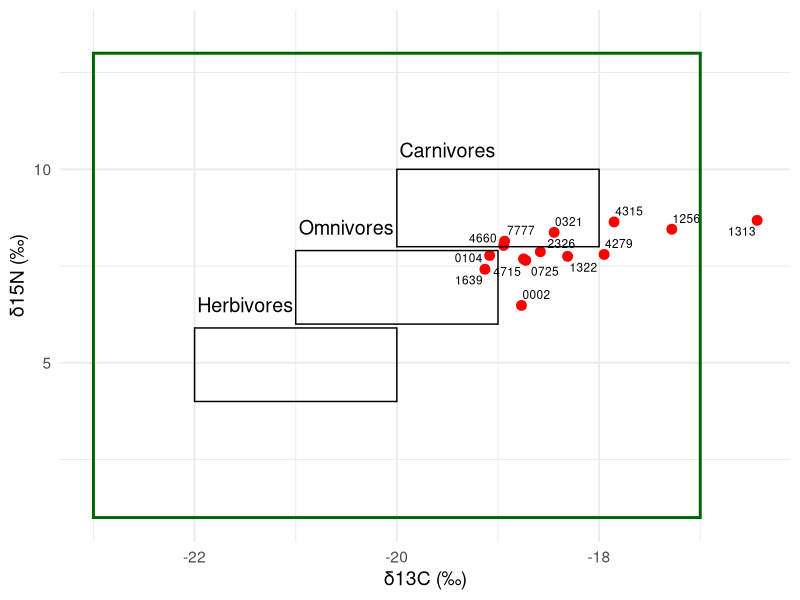
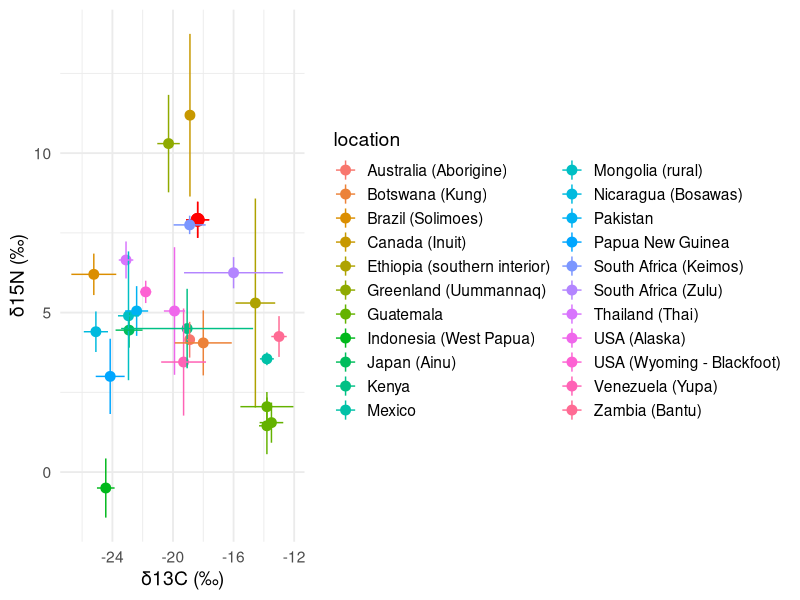
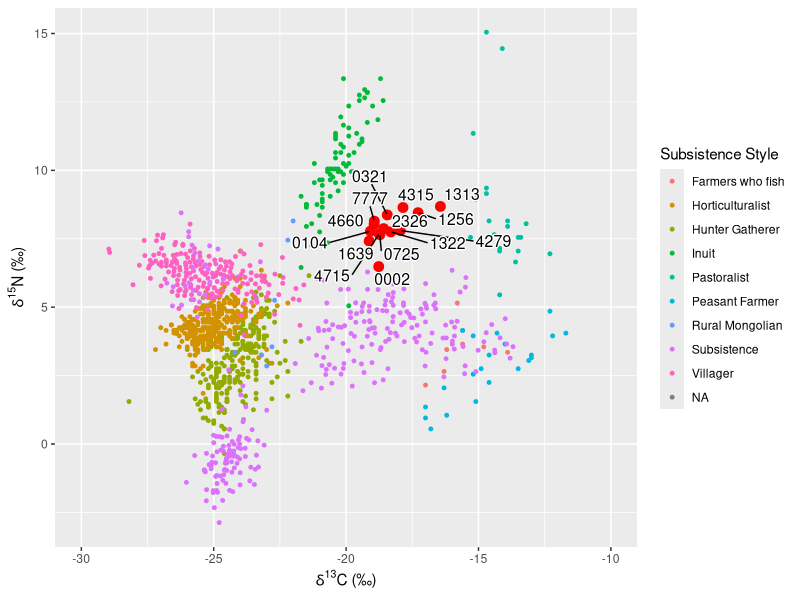
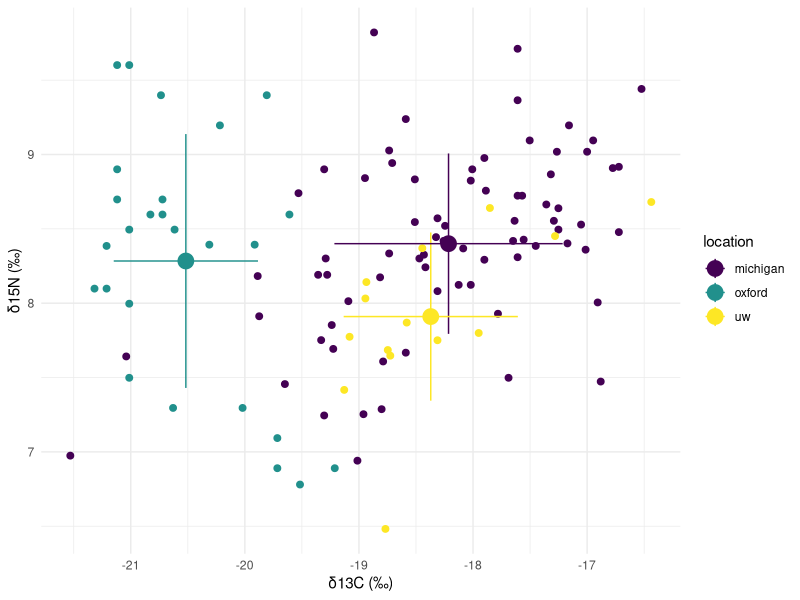
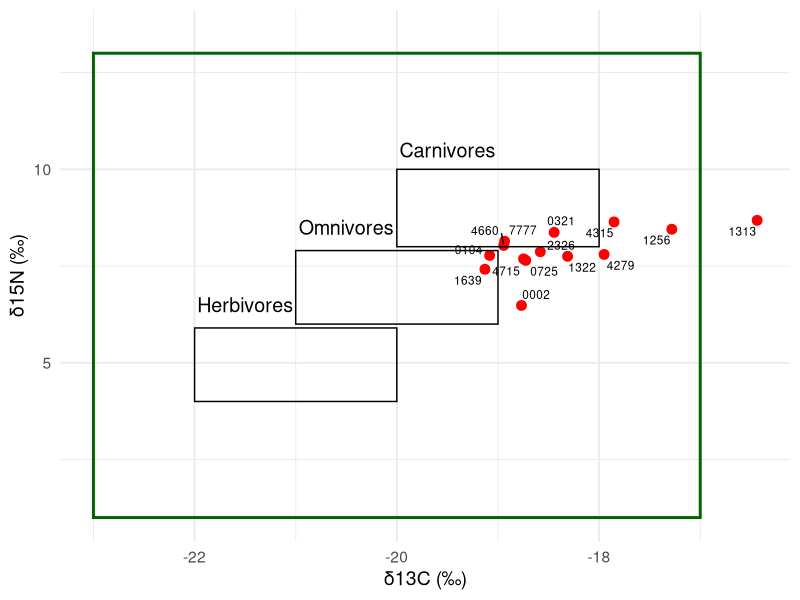
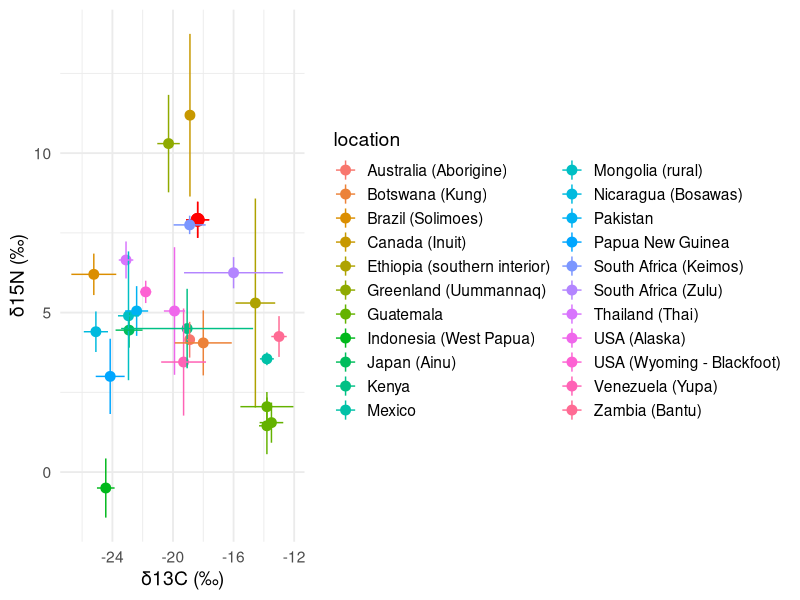
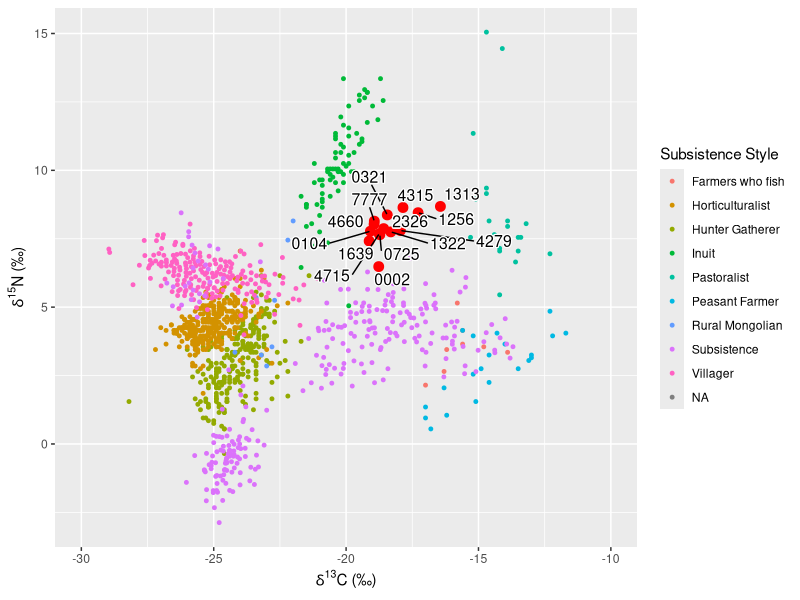
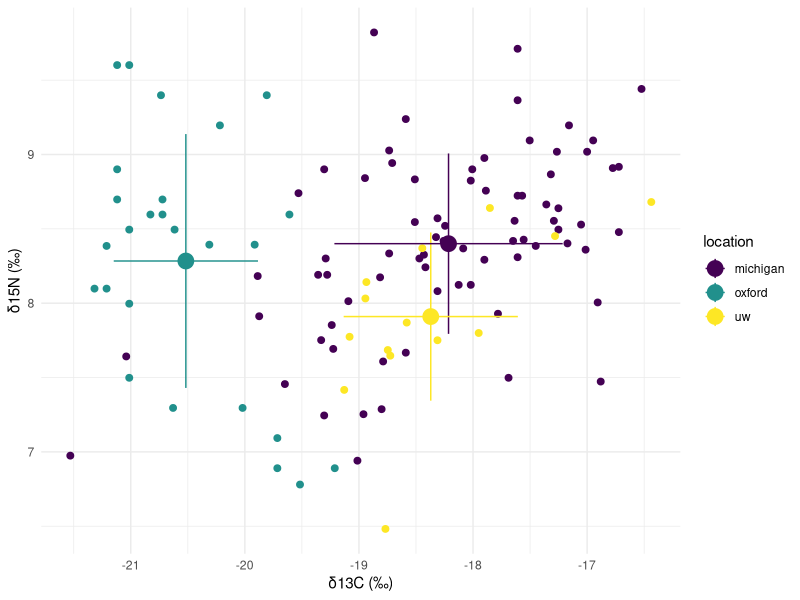

R code for these plots, in order:
## ---- chunk 1
# Loading Packages
library(tidyverse)
library(readxl)
library(dplyr)
library(ggrepel)
library(here)
## ---- chunk 2
# read sample and global data into variables

sample_data <- 
  read_csv(here("data/sample_CN.csv"))

global_data_indiv <- 
  read_excel(here("data/Global N15 Values.xlsx"), 
             sheet ="Modern subsistence ind.")

global_data_av <- 
  read_excel(here("data/Global N15 Values.xlsx"), 
             sheet ="modern subsistence averages") %>% 
  drop_na(`δ13C_MDE (‰)`)

# read in British and Michigan Data

British_data <- read_csv(here("data/British.csv"),
                         col_names = FALSE)

Michigan_data <- read_csv(here("data/Michigan_dataset .csv"),
                         col_names = FALSE)
  

## ---- chunk 3
#| label: fig-1
#| fig-cap: "Scatterplot of individual δ15N (‰) and δ13C (‰) Archy 486 sample ID’s grouped by C3 Terrestrial Ecosystem and individual diet classification (Müldner, G. (2018). Plot produced by Anne and Aoife. "
  # plot our hair data
library(ggrepel)
ggplot(sample_data) +
  geom_point(aes(x = d.13C.12C.VPDB ,
                 y = d.15N.14N.air), 
             size = 3,
             colour="red") +
  # label each data point with sample ID
  geom_text_repel(
    aes(x = `d.13C.12C.VPDB`,
        y = `d.15N.14N.air`,
        label = Identifier.1),
    size=3,
    # label all ID's despite overlap
    max.overlaps = Inf) +
  # label x and y axis for consistency with other plots
  labs(x = "δ13C (‰)",
       y = "δ15N (‰)",
       size=3,
       linewidth=2)+
  # create outlines for herbivores, omnivores, carnivores using parameters from Müldner, G. (2018).
  annotate(
    "rect",
    xmin = c(-22, -21, -20),
    xmax = c(-20, -19, -18),
    ymin = c(4, 6, 8),
    ymax = c(5.9, 7.9, 10),
    fill = NA,
    color = "black",
    linewidth=0.5
  ) +
  # create outline for "Terrestrial C3 Ecosystem" for context on graph.
  annotate(
    "rect",
    xmin = c(-23),
    xmax = c(-17),
    ymin = c(1),
    ymax = c(13),
    color = "Dark Green",
    fill = NA,
    linewidth=1
  ) +
  # label all outlines for context and clarity
  annotate(
    "text",
    x = -20,
    y = 13.5,
    label = "",
    color = "Dark Green",
    parse = TRUE,
    size=5
  ) +
  annotate(
    "text",
    x = -21.5,
    y = 6.5,
    label = "Herbivores",
    parse = TRUE,
    size=5
  ) +
  annotate(
    "text",
    x = -20.5,
    y = 8.5,
    label = "Omnivores",
    parse = TRUE,
    size=5
  ) +
  annotate(
    "text",
    x = -19.5,
    y = 10.5,
    label = "Carnivores",
    parse = TRUE,
    size=5
  ) +
  theme_minimal(base_size = 14)
# +
 #scale_x_continuous(sec.axis = dup_axis(
    #name = "% C4")) +
  #labs(title = "Comparing Archy 486 Samples to Trophic Levels in a Terrestrial C3 Ecosystem") 


ggsave(here("figures",
            "trophic_level.png"),
       bg ="white",
       h = 5, # experiment with h and w to get the right size and proportion
       w = 9,
       units = "in",
       dpi = 900) # make the image nice and crisp))

## ---- chunk 4

global_data <- 
  read_excel(here("data/Global N15 Values.xlsx"),
             sheet = "Modern subsistence ind.")
global_values <- 
  read_excel(here("data/Global N15 Values.xlsx"),
             sheet = "Modern non subsistence averages")

global_subsistence_values <- 
  read_excel(here("data/Global N15 Values.xlsx"),
    sheet = "modern subsistence averages")
## ---- chunk 5
global_subsistence_values_labs <-
  global_subsistence_values %>%
  select(`location`, `δ15N_MDE (‰)`, `SD...6`, `δ13C_MDE (‰)`, `SD...4` ) %>%
  group_by(`location`) %>%
  drop_na()

# rename col
renamed_subsistence <-
global_subsistence_values_labs %>%
  rename(`δ13C (‰)` = `δ13C_MDE (‰)`,
         `δ15N (‰)` = `δ15N_MDE (‰)`) %>%
drop_na()

# select relevant columns from our data
sample_data_perc <-
sample_data %>%
  select(`Identifier.1`, `d.13C.12C.VPDB`, `d.15N.14N.air`) %>% 
  group_by(`Identifier.1`)
  

# select relevant columns from global data
global_values_perc <-
global_values %>%
  select(`location...1`, `δ15N_MDE (‰)`, `δ13C_MDE (‰)`) %>%
  group_by(`location...1`) %>%
  drop_na()

# rename columns from our data
sample_data_perc_lab <-
sample_data_perc %>%
  rename(`δ13C (‰)` = `d.13C.12C.VPDB`,
         `δ15N (‰)` = `d.15N.14N.air`)

 # create a df for the means of `δ13C (‰)` `δ15N (‰)` ratios for class and global data

 `δ13C (‰)` <-
   mean(sample_data_perc_lab$`δ13C (‰)`)
`δ15N (‰)`<-
   mean(sample_data_perc_lab$`δ15N (‰)`)
 
 Statistics_isotopes <- data.frame(means = c("mean_C13", "mean_N15"), Statistics = c(`δ13C (‰)`, `δ15N (‰)`))

mean_sd_C13 <-
  sd(sample_data_perc_lab$`δ13C (‰)`)
mean_sd_N15 <-
  sd(sample_data_perc_lab$`δ15N (‰)`)

# create a class data average dataframe
Stats_isotopes <-
  Statistics_isotopes %>% 
  mutate(mean_sd_C13, mean_sd_N15)

# rename columns in global averages dataframe
global_values_perc_lab <-
global_values_perc %>%
  rename(`δ13C (‰)` = `δ13C_MDE (‰)`,
         `δ15N (‰)` = `δ15N_MDE (‰)`)
  
## ---- chunk 6
#| label: fig-standard-13C-15N
#| fig-cap: "Average δ15N (‰) and δ13C (‰) for class hair samples with line range for standard deviation relative to modern global subsistence average δ15N (‰) and δ13C (‰) with line range for standard deviation (Bird et al. 2021). Plot produced by Aoife and Anne."

library(ggrepel)
ggplot() +
  # our data plot
  geom_point(data = Stats_isotopes,
             aes(x = `δ13C (‰)`,
                 y = `δ15N (‰)`),
             size = 4,
              color = "red") +
  # our error bar
    geom_linerange(data =  Statistics_isotopes,
                (aes(x = `δ13C (‰)`,
                y = `δ15N (‰)` ,
                ymin=`δ15N (‰)` -1*mean_sd_N15, 
                ymax=`δ15N (‰)` +1*mean_sd_N15)),
              color = "red") +
    # our error bar
    geom_linerange(data =  Statistics_isotopes,
                (aes(x = `δ13C (‰)`,
                y = `δ15N (‰)` ,
                xmin=`δ13C (‰)` -1*mean_sd_C13, 
                xmax=`δ13C (‰)` +1*mean_sd_C13)),
              color = "red") +
  # plot global data
  geom_point(data = renamed_subsistence,
             aes(x = `δ13C (‰)`,
                 y = `δ15N (‰)`,
                 color = `location`), 
             size = 3) +
  geom_linerange(data = renamed_subsistence,
                (aes(x = `δ13C (‰)`,
                y = `δ15N (‰)` ,
                ymin=`δ15N (‰)` -1*SD...6, 
                ymax=`δ15N (‰)` +1*SD...6, 
                color = `location`))) +
  geom_linerange(data = renamed_subsistence,
                (aes(x = `δ13C (‰)`,
                y = `δ15N (‰)` ,
                xmin=`δ13C (‰)` -1*SD...4, 
                xmax=`δ13C (‰)` +1*SD...4, 
                color = `location`))) +
  theme_minimal(base_size = 14)

ggsave(here("figures", 
            "geography.png"),
       bg ="white",
       h = 5, # experiment with h and w to get the right size and proportion
       w = 9,
       units = "in",
       dpi = 900) # make the image nice and crisp))

## ---- chunk 7
eating_habits_data <- read_excel(here("data/Food Survey Responses-2.xlsx"))

## ---- chunk 8
eating_habits_data %>%
group_by(sample_id)
## ---- chunk 9
# subsistence type

#fixing typos in original global data dataset!!!
global_data_renamed <- global_data %>% 
 rename(`Subsistence Style` = `subsistence style`) 


  global_data_right <- global_data_renamed %>% 
  mutate("Subsistence Style" = case_when(
    `Subsistence Style` == "innuit" ~ "Inuit",
    `Subsistence Style` == "rural mongolian" ~ "Rural Mongolian",
    `Subsistence Style` == "Farmers who fish" ~ "Farmers who fish",
    `Subsistence Style` == "villagers" ~ "Villager",
    `Subsistence Style` == "subsistence" ~ "Subsistence",
    `Subsistence Style` == "Pastoralist" ~ "Pastoralist",
    `Subsistence Style` == "Peasant Farmer" ~ "Peasant Farmer",
    `Subsistence Style` == "hunter gatherer" ~ "Hunter Gatherer",
    `Subsistence Style` == "horticulturalists" ~ "Horticulturalist"
))
  
  ###
  
ggplot() +
  geom_point(data = sample_data,
             aes(x = `d.13C.12C.VPDB`, 
                 y = `d.15N.14N.air`),
             size = 3,
             colour = "red") +
  geom_point(data = global_data_right,
             aes(x = `δ13C_MDE (‰)`, 
                 y = `δ15N_MDE (‰)`,
                 colour = `Subsistence Style`),
             size=1) +
  geom_text_repel(data = sample_data,
             aes(x = `d.13C.12C.VPDB`, 
                 y = `d.15N.14N.air`,
                 label = Identifier.1),
             # label all ID's despite overlap
             max.overlaps = Inf,
             size = 4,
             bg.color = "white",
             bg.r = 0.1) +
  xlim(-30,-10) +
  xlab(expression(italic(delta)^13*C*" (‰)")) +
  ylab(expression(italic(delta)^15*N*" (‰)")) 


  ggsave(here("figures", 
            "subsistence_style.png"),
       bg ="white",
       h = 5, # experiment with h and w to get the right size and proportion
       w = 9,
       units = "in",
       dpi = 900) # make the image nice and crisp))

## ---- chunk 10
# British and Michigan comparison

british_and_american_raw <- 
bind_rows(list( oxford = British_data,
                michigan = Michigan_data),
          .id = "location") %>% 
    rename("δ13C (‰)" = X1, 
         "δ15N (‰)" = X2) %>% 
  bind_rows(

sample_data %>% 
  select(`δ13C (‰)` = `d.13C.12C.VPDB`, 
         `δ15N (‰)` = `d.15N.14N.air`) %>% 
  mutate(location = 'uw')
)
  
# find mean and sds

british_and_american_means_and_sd <- 
  british_and_american_raw %>% 
  group_by(location) %>% 
  summarise(mean_C = mean(`δ13C (‰)`),
            mean_N = mean(`δ15N (‰)`),
            sd_C =   sd(`δ13C (‰)`),
            sd_N =   sd(`δ15N (‰)`))

#### need help fixing colors and standard error bar for British average

ggplot() +
  theme_minimal() +
  # individual data points
  geom_point(data = british_and_american_raw,
             aes(x = `δ13C (‰)`, 
                 y = `δ15N (‰)`,
                 colour = location),
             size = 2) +
  # mean data points 
  geom_point(data = british_and_american_means_and_sd,
             aes(x = mean_C, 
                 y = mean_N,
                 colour = location),
             size = 5) +
  # error bars
   geom_linerange(data =  british_and_american_means_and_sd,
                (aes(x = mean_C,
                     y = mean_N ,
                 colour = location,
                ymin= mean_N -1* sd_N, 
                ymax=mean_N  +1* sd_N))) +
     geom_linerange(data =  british_and_american_means_and_sd,
                (aes(x = mean_C,
                     y = mean_N ,
                 colour = location,
                xmin= mean_C -1*  sd_C, 
                xmax= mean_C  +1* sd_C))) +
  scale_colour_viridis_d()
  scale_color_brewer(palette = "Dark2")
  
  
 ggsave(here("figures", 
            "compared_study.png"),
       bg ="white",
       h = 5, # experiment with h and w to get the right size and proportion
       w = 9,
       units = "in",
       dpi = 900) # make the image nice and crisp))
